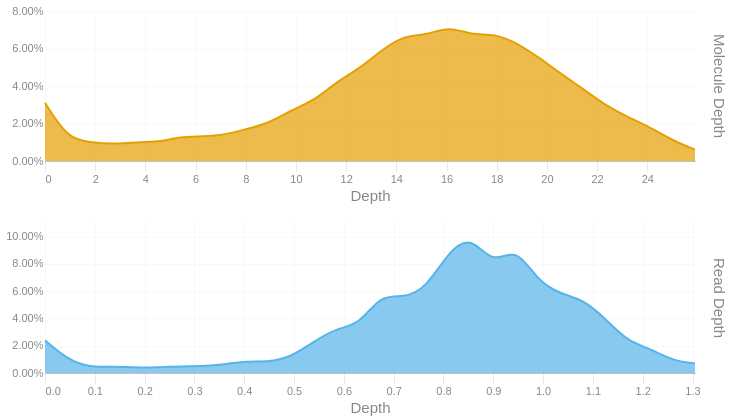

Source (notebook cell):
### Code cell
readdep = depth_hist(tb['Read Depth'], q99, 3)
readdep = readdep.with_columns(pl.lit('Read Depth').alias('Metric'))
if not SKIPLR:
    moldep = depth_hist(tb['Molecule Depth'], mol_q99, 1)
    moldep = moldep.with_columns(pl.lit('Molecule Depth').alias('Metric'))
    _hist = pl.concat([readdep, moldep])
    _hist = _hist.filter(pl.col('Proportion') != 0)
    with SafeRender(_hist):
        (
            alt.Chart(_hist)        
            .mark_area(interpolate = "basis")
            .encode(
                x=alt.X('Bin:Q').scale(domainMin=0).axis(alt.Axis(title='Depth')),
                y = alt.Y('Proportion:Q', title = None).axis(format = '.2%'),
                color = alt.Color('Metric:N').legend(None),
                row = alt.Row("Metric:N").header(title = None, labelOrient = 'right'),
                tooltip = [
                    alt.Tooltip("Metric:N", title = "Metric"),
                    alt.Tooltip('Interval:N', title = "Depth Interval"),
                    alt.Tooltip('Proportion:Q', title = "% Alignments").format('.2%')
                ]
            )
            .resolve_scale(x='independent', y='independent')
            .properties(
                height = 150, width = 650,
                usermeta={'embedOptions': {'downloadFileName': f'{samplename}.depth.hist'}}
            )
        ).display()
else:
    readdep = readdep.filter(pl.col('Proportion') != 0)
    with SafeRender(readdep):
        (
            alt.Chart(readdep)        
            .mark_area(interpolate = "basis")
            .encode(
                x=alt.X('Bin:Q').scale(domainMin=0).axis(alt.Axis(title='Depth')),
                y = alt.Y('Proportion:Q', title = None).axis(format = '.2%'),
                tooltip = [
                    alt.Tooltip('Interval:N', title = "Depth Interval"),
                    alt.Tooltip('Proportion:Q', title = "% Alignments").format('.2%')
                ]
            )
            .properties(
                usermeta={'embedOptions': {'downloadFileName': f'{samplename}.depth.hist'}}
            )
        ).display()

### Figure 1 — Vega-Lite specification as saved in the notebook (floating-point values rounded to 4 significant figures)
{"width": 650, "height": 150, "config": {"title": {"anchor": "start", "dy": -15, "fontSize": 18, "color": "#888888", "subtitleColor": "#888888", "subtitleFontSize": 14}, "arc": {"fill": "#0072B2"}, "axis": {"domainColor": "#888888", "domainWidth": 0.5, "gridWidth": 0.2, "grid": false, "titleFontWeight": 400, "titleFontSize": 15, "labelFontSize": 11, "labelColor": "#888888", "tickColor": "#888888", "tickWidth": 0.2, "titleColor": "#888888"}, "axisBand": {"grid": false}, "axisX": {"grid": true, "tickSize": 10, "domainCap": "round"}, "axisY": {"domain": false, "grid": true, "tickSize": 0, "domainCap": "round"}, "background": "transparent", "header": {"labelFontSize": 15, "labelColor": "#888888", "titleFontSize": 15, "titleFontWeight": 600, "titleColor": "#888888"}, "legend": {"labelFont": "sans-serif", "labelFontSize": 12, "labelColor": "#888888", "symbolSize": 100, "symbolType": "circle", "titleFontSize": 12, "titlePadding": 10, "titleColor": "#888888", "title": null}, "range": {"category": ["#E69F00", "#56B4E9", "#009E73", "#F0E442", "#0072B2", "#D55E00", "#CC79A7", "#000000"], "diverging": ["#cfe8f3", "#a2d4ec", "#73bfe2", "#46abdb", "#1696d2", "#12719e"]}, "area": {"fill": "#0072B2", "fillOpacity": 0.7, "line": true, "strokeOpacity": 0.7}, "line": {"color": "#0072B2", "stroke": "#0072B2", "strokeWidth": 2}, "trail": {"color": "#0072B2", "stroke": "#0072B2", "strokeWidth": 0, "size": 1}, "point": {"filled": true, "fillOpacity": 1.0, "size": 95}, "text": {"color": "#888888", "fontSize": 11, "align": "right", "fontWeight": 400, "size": 11}, "bar": {"fill": "#0072B2", "stroke": null}, "view": {"stroke": null, "continuousWidth": 660, "continuousHeight": 400}}, "data": {"name": "data-550ecb587500bd922f75453aadfde432"}, "mark": {"type": "area", "interpolate": "basis"}, "encoding": {"color": {"field": "Metric", "legend": null, "type": "nominal"}, "row": {"field": "Metric", "header": {"title": null, "labelOrient": "right"}, "type": "nominal"}, "tooltip": [{"field": "Metric", "title": "Metric", "type": "nominal"}, {"field": "Interval", "title": "Depth Interval", "type": "nominal"}, {"field": "Proportion", "format": ".2%", "title": "% Alignments", "type": "quantitative"}], "x": {"axis": {"title": "Depth"}, "field": "Bin", "scale": {"domainMin": 0}, "type": "quantitative"}, "y": {"axis": {"format": ".2%"}, "field": "Proportion", "title": null, "type": "quantitative"}}, "resolve": {"scale": {"x": "independent", "y": "independent"}}, "usermeta": {"embedOptions": {"downloadFileName": "S3_Musquodoboit_596.depth.hist"}}, "$schema": "https://vega.github.io/schema/vega-lite/v6.1.0.json", "datasets": {"data-550ecb587500bd922f75453aadfde432": [{"Bin": 0.0, "Interval": "0.0-0.045", "Proportion": 0.024, "Metric": "Read Depth"}, {"Bin": 0.045, "Interval": "0.045-0.09", "Proportion": 0.01, "Metric": "Read Depth"}, {"Bin": 0.09, "Interval": "0.09-0.135", "Proportion": 0.004, "Metric": "Read Depth"}, {"Bin": 0.135, "Interval": "0.135-0.18", "Proportion": 0.005, "Metric": "Read Depth"}, {"Bin": 0.18, "Interval": "0.18-0.225", "Proportion": 0.004, "Metric": "Read Depth"}, {"Bin": 0.225, "Interval": "0.225-0.27", "Proportion": 0.004, "Metric": "Read Depth"}, {"Bin": 0.27, "Interval": "0.27-0.315", "Proportion": 0.005, "Metric": "Read Depth"}, {"Bin": 0.315, "Interval": "0.315-0.36", "Proportion": 0.005, "Metric": "Read Depth"}, {"Bin": 0.36, "Interval": "0.36-0.405", "Proportion": 0.006, "Metric": "Read Depth"}, {"Bin": 0.405, "Interval": "0.405-0.45", "Proportion": 0.009, "Metric": "Read Depth"}, {"Bin": 0.45, "Interval": "0.45-0.495", "Proportion": 0.008, "Metric": "Read Depth"}, {"Bin": 0.495, "Interval": "0.495-0.54", "Proportion": 0.012, "Metric": "Read Depth"}, {"Bin": 0.54, "Interval": "0.54-0.585", "Proportion": 0.023, "Metric": "Read Depth"}, {"Bin": 0.585, "Interval": "0.585-0.63", "Proportion": 0.033, "Metric": "Read Depth"}, {"Bin": 0.63, "Interval": "0.63-0.675", "Proportion": 0.035, "Metric": "Read Depth"}, {"Bin": 0.675, "Interval": "0.675-0.72", "Proportion": 0.058, "Metric": "Read Depth"}, {"Bin": 0.72, "Interval": "0.72-0.765", "Proportion": 0.055, "Metric": "Read Depth"}, {"Bin": 0.765, "Interval": "0.765-0.81", "Proportion": 0.062, "Metric": "Read Depth"}, {"Bin": 0.81, "Interval": "0.81-0.855", "Proportion": 0.089, "Metric": "Read Depth"}, {"Bin": 0.855, "Interval": "0.855-0.9", "Proportion": 0.101, "Metric": "Read Depth"}, {"Bin": 0.9, "Interval": "0.9-0.945", "Proportion": 0.079, "Metric": "Read Depth"}, {"Bin": 0.945, "Interval": "0.945-0.99", "Proportion": 0.093, "Metric": "Read Depth"}, {"Bin": 0.99, "Interval": "0.99-1.035", "Proportion": 0.067, "Metric": "Read Depth"}, {"Bin": 1.035, "Interval": "1.035-1.08", "Proportion": 0.058, "Metric": "Read Depth"}, {"Bin": 1.08, "Interval": "1.08-1.125", "Proportion": 0.054, "Metric": "Read Depth"}, {"Bin": 1.125, "Interval": "1.125-1.17", "Proportion": 0.04, "Metric": "Read Depth"}, {"Bin": 1.17, "Interval": "1.17-1.215", "Proportion": 0.023, "Metric": "Read Depth"}, {"Bin": 1.215, "Interval": "1.215-1.26", "Proportion": 0.018, "Metric": "Read Depth"}, {"Bin": 1.26, "Interval": "1.26-1.305", "Proportion": 0.009, "Metric": "Read Depth"}, {"Bin": 1.305, "Interval": "1.305-1.35", "Proportion": 0.007, "Metric": "Read Depth"}, {"Bin": 0.0, "Interval": "0.0-0.9", "Proportion": 0.031, "Metric": "Molecule Depth"}, {"Bin": 0.9, "Interval": "0.9-1.8", "Proportion": 0.012, "Metric": "Molecule Depth"}, {"Bin": 1.8, "Interval": "1.8-2.7", "Proportion": 0.01, "Metric": "Molecule Depth"}, {"Bin": 2.7, "Interval": "2.7-3.6", "Proportion": 0.009, "Metric": "Molecule Depth"}, {"Bin": 3.6, "Interval": "3.6-4.5", "Proportion": 0.01, "Metric": "Molecule Depth"}, {"Bin": 4.5, "Interval": "4.5-5.4", "Proportion": 0.01, "Metric": "Molecule Depth"}, {"Bin": 5.4, "Interval": "5.4-6.3", "Proportion": 0.013, "Metric": "Molecule Depth"}, {"Bin": 6.3, "Interval": "6.3-7.2", "Proportion": 0.013, "Metric": "Molecule Depth"}, {"Bin": 7.2, "Interval": "7.2-8.0", "Proportion": 0.014, "Metric": "Molecule Depth"}, {"Bin": 8.0, "Interval": "8.0-8.9", "Proportion": 0.017, "Metric": "Molecule Depth"}, {"Bin": 8.9, "Interval": "8.9-9.8", "Proportion": 0.02, "Metric": "Molecule Depth"}, {"Bin": 9.8, "Interval": "9.8-10.7", "Proportion": 0.027, "Metric": "Molecule Depth"}, {"Bin": 10.7, "Interval": "10.7-11.6", "Proportion": 0.032, "Metric": "Molecule Depth"}, {"Bin": 11.6, "Interval": "11.6-12.5", "Proportion": 0.042, "Metric": "Molecule Depth"}, {"Bin": 12.5, "Interval": "12.5-13.4", "Proportion": 0.049, "Metric": "Molecule Depth"}, {"Bin": 13.4, "Interval": "13.4-14.3", "Proportion": 0.059, "Metric": "Molecule Depth"}, {"Bin": 14.3, "Interval": "14.3-15.2", "Proportion": 0.067, "Metric": "Molecule Depth"}, {"Bin": 15.2, "Interval": "15.2-16.1", "Proportion": 0.067, "Metric": "Molecule Depth"}, {"Bin": 16.1, "Interval": "16.1-17.0", "Proportion": 0.072, "Metric": "Molecule Depth"}, {"Bin": 17.0, "Interval": "17.0-17.9", "Proportion": 0.067, "Metric": "Molecule Depth"}, {"Bin": 17.9, "Interval": "17.9-18.8", "Proportion": 0.068, "Metric": "Molecule Depth"}, {"Bin": 18.8, "Interval": "18.8-19.7", "Proportion": 0.063, "Metric": "Molecule Depth"}, {"Bin": 19.7, "Interval": "19.7-20.6", "Proportion": 0.055, "Metric": "Molecule Depth"}, {"Bin": 20.6, "Interval": "20.6-21.5", "Proportion": 0.046, "Metric": "Molecule Depth"}, {"Bin": 21.5, "Interval": "21.5-22.4", "Proportion": 0.038, "Metric": "Molecule Depth"}, {"Bin": 22.4, "Interval": "22.4-23.3", "Proportion": 0.029, "Metric": "Molecule Depth"}, {"Bin": 23.3, "Interval": "23.3-24.1", "Proportion": 0.023, "Metric": "Molecule Depth"}, {"Bin": 24.1, "Interval": "24.1-25.0", "Proportion": 0.018, "Metric": "Molecule Depth"}, {"Bin": 25.0, "Interval": "25.0-25.9", "Proportion": 0.011, "Metric": "Molecule Depth"}, {"Bin": 25.9, "Interval": "25.9-26.83", "Proportion": 0.006, "Metric": "Molecule Depth"}]}}
